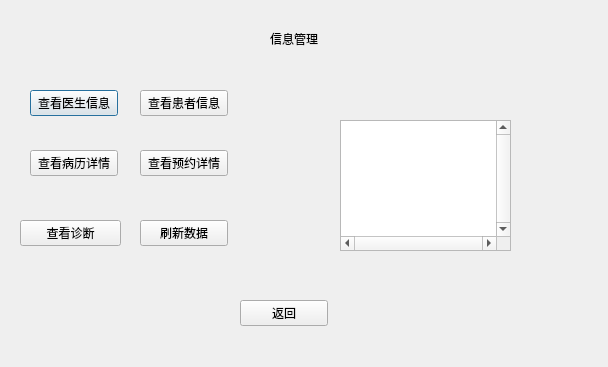
<?xml version="1.0" encoding="UTF-8"?>
<ui version="4.0">
 <class>informationmanagementwindow</class>
 <widget class="QDialog" name="informationmanagementwindow">
  <property name="geometry">
   <rect>
    <x>0</x>
    <y>0</y>
    <width>608</width>
    <height>367</height>
   </rect>
  </property>
  <property name="windowTitle">
   <string>Dialog</string>
  </property>
  <widget class="QLabel" name="label">
   <property name="geometry">
    <rect>
     <x>270</x>
     <y>30</y>
     <width>66</width>
     <height>18</height>
    </rect>
   </property>
   <property name="text">
    <string>信息管理</string>
   </property>
  </widget>
  <widget class="QPushButton" name="viewDoctorInfoButton">
   <property name="geometry">
    <rect>
     <x>30</x>
     <y>90</y>
     <width>88</width>
     <height>26</height>
    </rect>
   </property>
   <property name="text">
    <string>查看医生信息</string>
   </property>
  </widget>
  <widget class="QPushButton" name="viewMedicalRecordsButton">
   <property name="geometry">
    <rect>
     <x>30</x>
     <y>150</y>
     <width>88</width>
     <height>26</height>
    </rect>
   </property>
   <property name="text">
    <string>查看病历详情</string>
   </property>
  </widget>
  <widget class="QPushButton" name="viewPrescriptionInfoButton">
   <property name="geometry">
    <rect>
     <x>20</x>
     <y>220</y>
     <width>101</width>
     <height>26</height>
    </rect>
   </property>
   <property name="text">
    <string>查看诊断</string>
   </property>
  </widget>
  <widget class="QPushButton" name="viewPatientInfoButton">
   <property name="geometry">
    <rect>
     <x>140</x>
     <y>90</y>
     <width>88</width>
     <height>26</height>
    </rect>
   </property>
   <property name="text">
    <string>查看患者信息</string>
   </property>
  </widget>
  <widget class="QPushButton" name="viewAppointmentInfoButton">
   <property name="geometry">
    <rect>
     <x>140</x>
     <y>150</y>
     <width>88</width>
     <height>26</height>
    </rect>
   </property>
   <property name="text">
    <string>查看预约详情</string>
   </property>
  </widget>
  <widget class="QPushButton" name="refreshDataButton">
   <property name="geometry">
    <rect>
     <x>140</x>
     <y>220</y>
     <width>88</width>
     <height>26</height>
    </rect>
   </property>
   <property name="text">
    <string>刷新数据</string>
   </property>
  </widget>
  <widget class="QStackedWidget" name="stackedWidget">
   <property name="geometry">
    <rect>
     <x>310</x>
     <y>90</y>
     <width>221</width>
     <height>191</height>
    </rect>
   </property>
   <widget class="QWidget" name="page">
    <widget class="QTableView" name="doctorinfotableView">
     <property name="geometry">
      <rect>
       <x>30</x>
       <y>30</y>
       <width>171</width>
       <height>131</height>
      </rect>
     </property>
     <property name="verticalScrollBarPolicy">
      <enum>Qt::ScrollBarAlwaysOn</enum>
     </property>
     <property name="horizontalScrollBarPolicy">
      <enum>Qt::ScrollBarAlwaysOn</enum>
     </property>
    </widget>
   </widget>
   <widget class="QWidget" name="page_2">
    <widget class="QTableView" name="patientinfotableView">
     <property name="geometry">
      <rect>
       <x>40</x>
       <y>40</y>
       <width>141</width>
       <height>111</height>
      </rect>
     </property>
     <property name="verticalScrollBarPolicy">
      <enum>Qt::ScrollBarAlwaysOn</enum>
     </property>
     <property name="horizontalScrollBarPolicy">
      <enum>Qt::ScrollBarAlwaysOn</enum>
     </property>
    </widget>
   </widget>
   <widget class="QWidget" name="page_3">
    <widget class="QTableView" name="medicalrecordtableView">
     <property name="geometry">
      <rect>
       <x>30</x>
       <y>30</y>
       <width>151</width>
       <height>121</height>
      </rect>
     </property>
     <property name="verticalScrollBarPolicy">
      <enum>Qt::ScrollBarAlwaysOn</enum>
     </property>
     <property name="horizontalScrollBarPolicy">
      <enum>Qt::ScrollBarAlwaysOn</enum>
     </property>
    </widget>
   </widget>
   <widget class="QWidget" name="page_4">
    <widget class="QTableView" name="appointmenttableView">
     <property name="geometry">
      <rect>
       <x>40</x>
       <y>40</y>
       <width>141</width>
       <height>111</height>
      </rect>
     </property>
     <property name="verticalScrollBarPolicy">
      <enum>Qt::ScrollBarAlwaysOn</enum>
     </property>
     <property name="horizontalScrollBarPolicy">
      <enum>Qt::ScrollBarAlwaysOn</enum>
     </property>
    </widget>
   </widget>
   <widget class="QWidget" name="page_5">
    <widget class="QTableView" name="diagnosistableView">
     <property name="geometry">
      <rect>
       <x>20</x>
       <y>30</y>
       <width>181</width>
       <height>131</height>
      </rect>
     </property>
     <property name="verticalScrollBarPolicy">
      <enum>Qt::ScrollBarAlwaysOn</enum>
     </property>
     <property name="horizontalScrollBarPolicy">
      <enum>Qt::ScrollBarAlwaysOn</enum>
     </property>
    </widget>
   </widget>
  </widget>
  <widget class="QPushButton" name="returnButton">
   <property name="geometry">
    <rect>
     <x>240</x>
     <y>300</y>
     <width>88</width>
     <height>26</height>
    </rect>
   </property>
   <property name="text">
    <string>返回</string>
   </property>
  </widget>
 </widget>
 <resources/>
 <connections/>
</ui>
